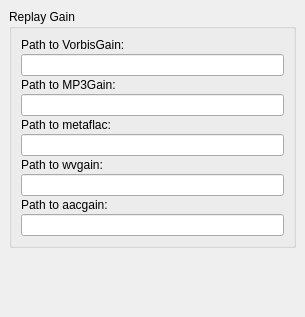
<?xml version="1.0" encoding="UTF-8"?>
<ui version="4.0">
 <class>ReplayGainOptionsPage</class>
 <widget class="QWidget" name="ReplayGainOptionsPage">
  <property name="geometry">
   <rect>
    <x>0</x>
    <y>0</y>
    <width>305</width>
    <height>317</height>
   </rect>
  </property>
  <layout class="QVBoxLayout">
   <property name="spacing">
    <number>6</number>
   </property>
   <property name="margin">
    <number>9</number>
   </property>
   <item>
    <widget class="QGroupBox" name="replay_gain">
     <property name="title">
      <string>Replay Gain</string>
     </property>
     <layout class="QVBoxLayout">
      <property name="spacing">
       <number>2</number>
      </property>
      <property name="margin">
       <number>9</number>
      </property>
      <item>
       <widget class="QLabel" name="label">
        <property name="text">
         <string>Path to VorbisGain:</string>
        </property>
       </widget>
      </item>
      <item>
       <widget class="QLineEdit" name="vorbisgain_command"/>
      </item>
      <item>
       <widget class="QLabel" name="label_2">
        <property name="text">
         <string>Path to MP3Gain:</string>
        </property>
       </widget>
      </item>
      <item>
       <widget class="QLineEdit" name="mp3gain_command"/>
      </item>
      <item>
       <widget class="QLabel" name="label_3">
        <property name="text">
         <string>Path to metaflac:</string>
        </property>
       </widget>
      </item>
      <item>
       <widget class="QLineEdit" name="metaflac_command"/>
      </item>
      <item>
       <widget class="QLabel" name="label_4">
        <property name="text">
         <string>Path to wvgain:</string>
        </property>
       </widget>
      </item>
      <item>
       <widget class="QLineEdit" name="wvgain_command"/>
      </item>
      <item>
       <widget class="QLabel" name="label_5">
        <property name="text">
         <string>Path to aacgain:</string>
        </property>
       </widget>
      </item>
      <item>
       <widget class="QLineEdit" name="aacgain_command"/>
      </item>
     </layout>
    </widget>
   </item>
   <item>
    <spacer>
     <property name="orientation">
      <enum>Qt::Vertical</enum>
     </property>
     <property name="sizeHint" stdset="0">
      <size>
       <width>263</width>
       <height>21</height>
      </size>
     </property>
    </spacer>
   </item>
  </layout>
 </widget>
 <resources/>
 <connections/>
</ui>
